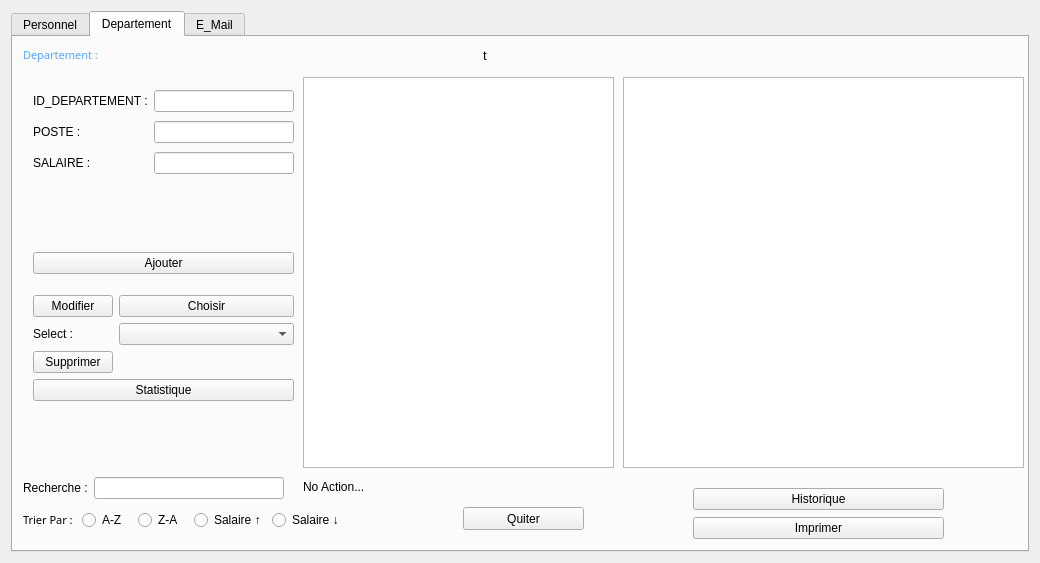
<?xml version="1.0" encoding="UTF-8"?>
<ui version="4.0">
 <class>Gestion_des_personnels</class>
 <widget class="QDialog" name="Gestion_des_personnels">
  <property name="geometry">
   <rect>
    <x>0</x>
    <y>0</y>
    <width>1040</width>
    <height>563</height>
   </rect>
  </property>
  <property name="windowTitle">
   <string>Dialog</string>
  </property>
  <property name="styleSheet">
   <string notr="true"/>
  </property>
  <layout class="QHBoxLayout" name="horizontalLayout">
   <item>
    <widget class="QTabWidget" name="tabWidget">
     <property name="styleSheet">
      <string notr="true"/>
     </property>
     <property name="currentIndex">
      <number>1</number>
     </property>
     <widget class="QWidget" name="tab">
      <attribute name="title">
       <string>Personnel</string>
      </attribute>
      <widget class="QTableView" name="tableView_per">
       <property name="geometry">
        <rect>
         <x>300</x>
         <y>30</y>
         <width>701</width>
         <height>281</height>
        </rect>
       </property>
      </widget>
      <widget class="QLabel" name="label">
       <property name="geometry">
        <rect>
         <x>10</x>
         <y>10</y>
         <width>81</width>
         <height>16</height>
        </rect>
       </property>
       <property name="font">
        <font>
         <family>Segoe MDL2 Assets</family>
         <pointsize>8</pointsize>
         <weight>50</weight>
         <italic>false</italic>
         <bold>false</bold>
        </font>
       </property>
       <property name="styleSheet">
        <string notr="true">color: rgb(85, 170, 255);</string>
       </property>
       <property name="text">
        <string>Personnel :</string>
       </property>
      </widget>
      <widget class="QTextBrowser" name="textBrowser_2">
       <property name="geometry">
        <rect>
         <x>680</x>
         <y>330</y>
         <width>321</width>
         <height>171</height>
        </rect>
       </property>
      </widget>
      <widget class="QLabel" name="label_21">
       <property name="geometry">
        <rect>
         <x>310</x>
         <y>320</y>
         <width>131</width>
         <height>16</height>
        </rect>
       </property>
       <property name="text">
        <string>No Action...</string>
       </property>
      </widget>
      <widget class="QWidget" name="layoutWidget">
       <property name="geometry">
        <rect>
         <x>10</x>
         <y>150</y>
         <width>261</width>
         <height>287</height>
        </rect>
       </property>
       <layout class="QGridLayout" name="gridLayout_3">
        <item row="9" column="1">
         <widget class="QLineEdit" name="duree_travail"/>
        </item>
        <item row="10" column="0">
         <widget class="QLabel" name="label_19">
          <property name="text">
           <string>ID_DEP :</string>
          </property>
         </widget>
        </item>
        <item row="1" column="1">
         <widget class="QLineEdit" name="specialite"/>
        </item>
        <item row="8" column="0">
         <widget class="QLabel" name="label_17">
          <property name="text">
           <string>Adresse_Email :</string>
          </property>
         </widget>
        </item>
        <item row="9" column="0">
         <widget class="QLabel" name="label_18">
          <property name="text">
           <string>Duree de travail :</string>
          </property>
         </widget>
        </item>
        <item row="0" column="1">
         <widget class="QLineEdit" name="cin">
          <property name="enabled">
           <bool>true</bool>
          </property>
         </widget>
        </item>
        <item row="6" column="0">
         <widget class="QLabel" name="label_15">
          <property name="text">
           <string>Telephone :</string>
          </property>
         </widget>
        </item>
        <item row="0" column="0">
         <widget class="QLabel" name="label_9">
          <property name="text">
           <string>CIN :</string>
          </property>
         </widget>
        </item>
        <item row="2" column="1">
         <widget class="QLineEdit" name="nom"/>
        </item>
        <item row="1" column="0">
         <widget class="QLabel" name="label_10">
          <property name="text">
           <string>Specialite :</string>
          </property>
         </widget>
        </item>
        <item row="7" column="1">
         <widget class="QLineEdit" name="age"/>
        </item>
        <item row="4" column="1">
         <widget class="QDateEdit" name="date_naiss"/>
        </item>
        <item row="8" column="1">
         <widget class="QLineEdit" name="adresse_mail"/>
        </item>
        <item row="3" column="0">
         <widget class="QLabel" name="label_12">
          <property name="text">
           <string>Prenom :</string>
          </property>
         </widget>
        </item>
        <item row="2" column="0">
         <widget class="QLabel" name="label_11">
          <property name="text">
           <string>Nom :</string>
          </property>
         </widget>
        </item>
        <item row="6" column="1">
         <widget class="QLineEdit" name="tel"/>
        </item>
        <item row="5" column="1">
         <widget class="QLineEdit" name="sexe"/>
        </item>
        <item row="4" column="0">
         <widget class="QLabel" name="label_13">
          <property name="text">
           <string>Date de naissance :</string>
          </property>
         </widget>
        </item>
        <item row="7" column="0">
         <widget class="QLabel" name="label_16">
          <property name="text">
           <string>Age :</string>
          </property>
         </widget>
        </item>
        <item row="3" column="1">
         <widget class="QLineEdit" name="prenom"/>
        </item>
        <item row="5" column="0">
         <widget class="QLabel" name="label_14">
          <property name="text">
           <string>Sexe :</string>
          </property>
         </widget>
        </item>
        <item row="10" column="1">
         <layout class="QHBoxLayout" name="horizontalLayout_7">
          <item>
           <widget class="QLineEdit" name="id_dep">
            <property name="enabled">
             <bool>false</bool>
            </property>
           </widget>
          </item>
          <item>
           <widget class="QComboBox" name="comboBox_2"/>
          </item>
         </layout>
        </item>
       </layout>
      </widget>
      <widget class="QWidget" name="layoutWidget">
       <property name="geometry">
        <rect>
         <x>10</x>
         <y>450</y>
         <width>261</width>
         <height>22</height>
        </rect>
       </property>
       <layout class="QHBoxLayout" name="horizontalLayout_4">
        <item>
         <widget class="QLabel" name="label_20">
          <property name="text">
           <string>Recherche :</string>
          </property>
         </widget>
        </item>
        <item>
         <widget class="QLineEdit" name="lineEdit_12"/>
        </item>
       </layout>
      </widget>
      <widget class="QWidget" name="layoutWidget">
       <property name="geometry">
        <rect>
         <x>10</x>
         <y>480</y>
         <width>294</width>
         <height>26</height>
        </rect>
       </property>
       <layout class="QHBoxLayout" name="horizontalLayout_6">
        <item>
         <widget class="QLabel" name="label_25">
          <property name="font">
           <font>
            <family>Segoe MDL2 Assets</family>
            <pointsize>8</pointsize>
            <weight>50</weight>
            <italic>false</italic>
            <bold>false</bold>
           </font>
          </property>
          <property name="text">
           <string>Trier Par : </string>
          </property>
         </widget>
        </item>
        <item>
         <widget class="QRadioButton" name="radioButton_5">
          <property name="text">
           <string>A-Z</string>
          </property>
         </widget>
        </item>
        <item>
         <widget class="QRadioButton" name="radioButton_8">
          <property name="text">
           <string>Z-A</string>
          </property>
         </widget>
        </item>
        <item>
         <widget class="QRadioButton" name="radioButton_4">
          <property name="text">
           <string>Horaire ↑</string>
          </property>
         </widget>
        </item>
        <item>
         <widget class="QRadioButton" name="radioButton_7">
          <property name="text">
           <string>Horaire ↓</string>
          </property>
         </widget>
        </item>
       </layout>
      </widget>
      <widget class="QLabel" name="photo">
       <property name="geometry">
        <rect>
         <x>10</x>
         <y>30</y>
         <width>261</width>
         <height>111</height>
        </rect>
       </property>
       <property name="frameShape">
        <enum>QFrame::Box</enum>
       </property>
       <property name="text">
        <string/>
       </property>
      </widget>
      <widget class="QLabel" name="chemin">
       <property name="geometry">
        <rect>
         <x>300</x>
         <y>10</y>
         <width>431</width>
         <height>16</height>
        </rect>
       </property>
       <property name="text">
        <string/>
       </property>
      </widget>
      <widget class="QWidget" name="layoutWidget">
       <property name="geometry">
        <rect>
         <x>300</x>
         <y>350</y>
         <width>361</width>
         <height>141</height>
        </rect>
       </property>
       <layout class="QGridLayout" name="gridLayout_5">
        <item row="1" column="0">
         <widget class="QPushButton" name="pushButton_15">
          <property name="text">
           <string>Ajouter image</string>
          </property>
         </widget>
        </item>
        <item row="1" column="2">
         <widget class="QPushButton" name="pushButton_9">
          <property name="text">
           <string>Modifier</string>
          </property>
         </widget>
        </item>
        <item row="0" column="0">
         <widget class="QPushButton" name="pushButton_7">
          <property name="text">
           <string>Ajouter</string>
          </property>
         </widget>
        </item>
        <item row="1" column="1">
         <widget class="QPushButton" name="pushButton_12">
          <property name="text">
           <string>Imprimer</string>
          </property>
         </widget>
        </item>
        <item row="2" column="0">
         <widget class="QPushButton" name="pushButton_8">
          <property name="text">
           <string>Supprimer</string>
          </property>
         </widget>
        </item>
        <item row="0" column="1">
         <widget class="QPushButton" name="pushButton_11">
          <property name="text">
           <string>Historique</string>
          </property>
         </widget>
        </item>
        <item row="0" column="2">
         <widget class="QPushButton" name="pushButton_16">
          <property name="text">
           <string>Modifier image</string>
          </property>
         </widget>
        </item>
        <item row="2" column="1">
         <layout class="QHBoxLayout" name="horizontalLayout_5">
          <item>
           <widget class="QPushButton" name="pushButton_10">
            <property name="text">
             <string>Choisir</string>
            </property>
           </widget>
          </item>
          <item>
           <widget class="QComboBox" name="comboBox"/>
          </item>
         </layout>
        </item>
        <item row="2" column="2">
         <widget class="QPushButton" name="pushButton_14">
          <property name="text">
           <string>Statistiques</string>
          </property>
         </widget>
        </item>
        <item row="3" column="1">
         <widget class="QPushButton" name="Quitrrre">
          <property name="text">
           <string>Quiter</string>
          </property>
         </widget>
        </item>
       </layout>
      </widget>
      <widget class="QLabel" name="time2">
       <property name="geometry">
        <rect>
         <x>930</x>
         <y>10</y>
         <width>91</width>
         <height>20</height>
        </rect>
       </property>
       <property name="font">
        <font>
         <pointsize>10</pointsize>
        </font>
       </property>
       <property name="text">
        <string>t</string>
       </property>
      </widget>
     </widget>
     <widget class="QWidget" name="tab_2">
      <attribute name="title">
       <string>Departement</string>
      </attribute>
      <widget class="QTableView" name="tableView_dep">
       <property name="geometry">
        <rect>
         <x>290</x>
         <y>40</y>
         <width>311</width>
         <height>391</height>
        </rect>
       </property>
       <property name="autoFillBackground">
        <bool>false</bool>
       </property>
      </widget>
      <widget class="QLabel" name="label_2">
       <property name="geometry">
        <rect>
         <x>10</x>
         <y>10</y>
         <width>101</width>
         <height>16</height>
        </rect>
       </property>
       <property name="font">
        <font>
         <family>Segoe MDL2 Assets</family>
         <pointsize>8</pointsize>
         <weight>50</weight>
         <italic>false</italic>
         <bold>false</bold>
        </font>
       </property>
       <property name="styleSheet">
        <string notr="true">color: rgb(85, 170, 255);</string>
       </property>
       <property name="text">
        <string>Departement :</string>
       </property>
      </widget>
      <widget class="QLabel" name="label_7">
       <property name="geometry">
        <rect>
         <x>290</x>
         <y>440</y>
         <width>161</width>
         <height>20</height>
        </rect>
       </property>
       <property name="text">
        <string>No Action...</string>
       </property>
      </widget>
      <widget class="QLabel" name="time">
       <property name="geometry">
        <rect>
         <x>470</x>
         <y>10</y>
         <width>91</width>
         <height>16</height>
        </rect>
       </property>
       <property name="font">
        <font>
         <pointsize>10</pointsize>
        </font>
       </property>
       <property name="text">
        <string>t</string>
       </property>
      </widget>
      <widget class="QTextBrowser" name="textBrowser">
       <property name="geometry">
        <rect>
         <x>610</x>
         <y>40</y>
         <width>401</width>
         <height>391</height>
        </rect>
       </property>
      </widget>
      <widget class="QWidget" name="layoutWidget">
       <property name="geometry">
        <rect>
         <x>20</x>
         <y>50</y>
         <width>261</width>
         <height>91</height>
        </rect>
       </property>
       <layout class="QGridLayout" name="gridLayout">
        <item row="0" column="1">
         <widget class="QLineEdit" name="ID_dep"/>
        </item>
        <item row="1" column="0">
         <widget class="QLabel" name="label_4">
          <property name="text">
           <string>POSTE :</string>
          </property>
         </widget>
        </item>
        <item row="1" column="1">
         <widget class="QLineEdit" name="Poste"/>
        </item>
        <item row="2" column="1">
         <widget class="QLineEdit" name="Salaire"/>
        </item>
        <item row="2" column="0">
         <widget class="QLabel" name="label_5">
          <property name="text">
           <string>SALAIRE :</string>
          </property>
         </widget>
        </item>
        <item row="0" column="0">
         <widget class="QLabel" name="label_3">
          <property name="text">
           <string>ID_DEPARTEMENT :</string>
          </property>
         </widget>
        </item>
       </layout>
      </widget>
      <widget class="QWidget" name="layoutWidget">
       <property name="geometry">
        <rect>
         <x>20</x>
         <y>200</y>
         <width>261</width>
         <height>181</height>
        </rect>
       </property>
       <layout class="QVBoxLayout" name="verticalLayout">
        <item>
         <widget class="QPushButton" name="pushButton">
          <property name="text">
           <string>Ajouter</string>
          </property>
         </widget>
        </item>
        <item>
         <layout class="QGridLayout" name="gridLayout_2">
          <item row="2" column="0">
           <widget class="QPushButton" name="pushButton_4">
            <property name="text">
             <string>Supprimer</string>
            </property>
           </widget>
          </item>
          <item row="0" column="0">
           <widget class="QPushButton" name="pushButton_2">
            <property name="text">
             <string>Modifier</string>
            </property>
           </widget>
          </item>
          <item row="2" column="1">
           <spacer name="horizontalSpacer">
            <property name="orientation">
             <enum>Qt::Horizontal</enum>
            </property>
            <property name="sizeHint" stdset="0">
             <size>
              <width>40</width>
              <height>20</height>
             </size>
            </property>
           </spacer>
          </item>
          <item row="1" column="1">
           <widget class="QComboBox" name="comboBox_suppdep"/>
          </item>
          <item row="1" column="0">
           <widget class="QLabel" name="label_8">
            <property name="text">
             <string>Select :</string>
            </property>
           </widget>
          </item>
          <item row="0" column="1">
           <widget class="QPushButton" name="pushButton_6">
            <property name="text">
             <string>Choisir</string>
            </property>
           </widget>
          </item>
          <item row="3" column="0" colspan="2">
           <widget class="QPushButton" name="pushButton_13">
            <property name="text">
             <string>Statistique</string>
            </property>
           </widget>
          </item>
         </layout>
        </item>
       </layout>
      </widget>
      <widget class="QWidget" name="layoutWidget">
       <property name="geometry">
        <rect>
         <x>10</x>
         <y>440</y>
         <width>261</width>
         <height>22</height>
        </rect>
       </property>
       <layout class="QHBoxLayout" name="horizontalLayout_2">
        <item>
         <widget class="QLabel" name="label_6">
          <property name="text">
           <string>Recherche :</string>
          </property>
         </widget>
        </item>
        <item>
         <widget class="QLineEdit" name="lineEdit_4"/>
        </item>
       </layout>
      </widget>
      <widget class="QWidget" name="layoutWidget">
       <property name="geometry">
        <rect>
         <x>10</x>
         <y>470</y>
         <width>321</width>
         <height>26</height>
        </rect>
       </property>
       <layout class="QHBoxLayout" name="horizontalLayout_3">
        <item>
         <widget class="QLabel" name="label_24">
          <property name="font">
           <font>
            <family>Segoe MDL2 Assets</family>
            <pointsize>8</pointsize>
            <weight>50</weight>
            <italic>false</italic>
            <bold>false</bold>
           </font>
          </property>
          <property name="text">
           <string>Trier Par : </string>
          </property>
         </widget>
        </item>
        <item>
         <widget class="QRadioButton" name="radioButton">
          <property name="text">
           <string>A-Z</string>
          </property>
         </widget>
        </item>
        <item>
         <widget class="QRadioButton" name="radioButton_2">
          <property name="text">
           <string>Z-A</string>
          </property>
         </widget>
        </item>
        <item>
         <widget class="QRadioButton" name="radioButton_3">
          <property name="text">
           <string>Salaire ↑</string>
          </property>
         </widget>
        </item>
        <item>
         <widget class="QRadioButton" name="radioButton_6">
          <property name="text">
           <string>Salaire ↓</string>
          </property>
         </widget>
        </item>
       </layout>
      </widget>
      <widget class="QWidget" name="layoutWidget">
       <property name="geometry">
        <rect>
         <x>680</x>
         <y>450</y>
         <width>251</width>
         <height>54</height>
        </rect>
       </property>
       <layout class="QVBoxLayout" name="verticalLayout_2">
        <item>
         <widget class="QPushButton" name="pushButton_3">
          <property name="text">
           <string>Historique</string>
          </property>
         </widget>
        </item>
        <item>
         <widget class="QPushButton" name="pushButton_5">
          <property name="text">
           <string>Imprimer</string>
          </property>
         </widget>
        </item>
       </layout>
      </widget>
      <widget class="QPushButton" name="Quiuiuiui">
       <property name="geometry">
        <rect>
         <x>450</x>
         <y>470</y>
         <width>121</width>
         <height>23</height>
        </rect>
       </property>
       <property name="text">
        <string>Quiter</string>
       </property>
      </widget>
     </widget>
     <widget class="QWidget" name="tab_3">
      <attribute name="title">
       <string>E_Mail</string>
      </attribute>
      <widget class="QWidget" name="layoutWidget">
       <property name="geometry">
        <rect>
         <x>130</x>
         <y>20</y>
         <width>671</width>
         <height>481</height>
        </rect>
       </property>
       <layout class="QGridLayout" name="gridLayout_4">
        <item row="0" column="0">
         <widget class="QLabel" name="label_22">
          <property name="font">
           <font>
            <family>Segoe MDL2 Assets</family>
            <pointsize>8</pointsize>
            <weight>50</weight>
            <italic>false</italic>
            <bold>false</bold>
           </font>
          </property>
          <property name="styleSheet">
           <string notr="true">background:none;</string>
          </property>
          <property name="text">
           <string>Smtp-server :</string>
          </property>
         </widget>
        </item>
        <item row="0" column="1" colspan="2">
         <widget class="QLineEdit" name="server">
          <property name="font">
           <font>
            <family>Segoe MDL2 Assets</family>
            <pointsize>8</pointsize>
            <weight>50</weight>
            <italic>false</italic>
            <bold>false</bold>
           </font>
          </property>
          <property name="styleSheet">
           <string notr="true"/>
          </property>
          <property name="text">
           <string>smtp.gmail.com</string>
          </property>
         </widget>
        </item>
        <item row="1" column="0">
         <widget class="QLabel" name="label_29">
          <property name="font">
           <font>
            <family>Segoe MDL2 Assets</family>
            <pointsize>8</pointsize>
            <weight>50</weight>
            <italic>false</italic>
            <bold>false</bold>
           </font>
          </property>
          <property name="styleSheet">
           <string notr="true">background:none;</string>
          </property>
          <property name="text">
           <string>Server port :</string>
          </property>
         </widget>
        </item>
        <item row="1" column="1" colspan="2">
         <widget class="QLineEdit" name="port">
          <property name="font">
           <font>
            <family>Segoe MDL2 Assets</family>
            <pointsize>8</pointsize>
            <weight>50</weight>
            <italic>false</italic>
            <bold>false</bold>
           </font>
          </property>
          <property name="styleSheet">
           <string notr="true"/>
          </property>
          <property name="text">
           <string>465</string>
          </property>
         </widget>
        </item>
        <item row="2" column="0">
         <widget class="QLabel" name="label_26">
          <property name="font">
           <font>
            <family>Segoe MDL2 Assets</family>
            <pointsize>8</pointsize>
            <weight>50</weight>
            <italic>false</italic>
            <bold>false</bold>
           </font>
          </property>
          <property name="styleSheet">
           <string notr="true">background:none;</string>
          </property>
          <property name="text">
           <string>Nom d'utilisateur (email) :</string>
          </property>
         </widget>
        </item>
        <item row="2" column="1" colspan="2">
         <widget class="QLineEdit" name="uname">
          <property name="font">
           <font>
            <family>Segoe MDL2 Assets</family>
            <pointsize>8</pointsize>
            <weight>50</weight>
            <italic>false</italic>
            <bold>false</bold>
           </font>
          </property>
          <property name="styleSheet">
           <string notr="true"/>
          </property>
         </widget>
        </item>
        <item row="3" column="0">
         <widget class="QLabel" name="label_27">
          <property name="font">
           <font>
            <family>Segoe MDL2 Assets</family>
            <pointsize>8</pointsize>
            <weight>50</weight>
            <italic>false</italic>
            <bold>false</bold>
           </font>
          </property>
          <property name="styleSheet">
           <string notr="true">background:none;</string>
          </property>
          <property name="text">
           <string>Mot de passe :</string>
          </property>
         </widget>
        </item>
        <item row="3" column="1" colspan="2">
         <widget class="QLineEdit" name="paswd">
          <property name="font">
           <font>
            <family>Segoe MDL2 Assets</family>
            <pointsize>8</pointsize>
            <weight>50</weight>
            <italic>false</italic>
            <bold>false</bold>
           </font>
          </property>
          <property name="styleSheet">
           <string notr="true"/>
          </property>
          <property name="inputMask">
           <string/>
          </property>
          <property name="echoMode">
           <enum>QLineEdit::Password</enum>
          </property>
         </widget>
        </item>
        <item row="4" column="0">
         <widget class="QLabel" name="label_28">
          <property name="font">
           <font>
            <family>Segoe MDL2 Assets</family>
            <pointsize>8</pointsize>
            <weight>50</weight>
            <italic>false</italic>
            <bold>false</bold>
           </font>
          </property>
          <property name="styleSheet">
           <string notr="true">background:none;</string>
          </property>
          <property name="text">
           <string>Destinataire :</string>
          </property>
         </widget>
        </item>
        <item row="4" column="1" colspan="2">
         <widget class="QComboBox" name="comboBox_mail">
          <property name="font">
           <font>
            <family>Arial</family>
            <pointsize>11</pointsize>
           </font>
          </property>
         </widget>
        </item>
        <item row="5" column="0">
         <widget class="QLabel" name="label_23">
          <property name="font">
           <font>
            <family>Segoe MDL2 Assets</family>
            <pointsize>8</pointsize>
            <weight>50</weight>
            <italic>false</italic>
            <bold>false</bold>
           </font>
          </property>
          <property name="styleSheet">
           <string notr="true">background:none;</string>
          </property>
          <property name="text">
           <string>Objet :</string>
          </property>
         </widget>
        </item>
        <item row="5" column="1" colspan="2">
         <widget class="QLineEdit" name="subject">
          <property name="font">
           <font>
            <family>Segoe MDL2 Assets</family>
            <pointsize>8</pointsize>
            <weight>50</weight>
            <italic>false</italic>
            <bold>false</bold>
           </font>
          </property>
          <property name="styleSheet">
           <string notr="true"/>
          </property>
         </widget>
        </item>
        <item row="6" column="1" colspan="2">
         <widget class="QPlainTextEdit" name="msg">
          <property name="font">
           <font>
            <family>Arial</family>
            <pointsize>11</pointsize>
           </font>
          </property>
          <property name="styleSheet">
           <string notr="true"/>
          </property>
         </widget>
        </item>
        <item row="7" column="1">
         <widget class="QPushButton" name="sendBtn">
          <property name="font">
           <font>
            <family>Segoe MDL2 Assets</family>
            <pointsize>8</pointsize>
            <weight>50</weight>
            <italic>false</italic>
            <bold>false</bold>
           </font>
          </property>
          <property name="text">
           <string>Envoyer</string>
          </property>
         </widget>
        </item>
        <item row="7" column="2">
         <widget class="QPushButton" name="exitBtn">
          <property name="font">
           <font>
            <family>Segoe MDL2 Assets</family>
            <pointsize>8</pointsize>
            <weight>50</weight>
            <italic>false</italic>
            <bold>false</bold>
           </font>
          </property>
          <property name="text">
           <string>Quitter</string>
          </property>
         </widget>
        </item>
       </layout>
      </widget>
      <widget class="QLabel" name="time3">
       <property name="geometry">
        <rect>
         <x>900</x>
         <y>30</y>
         <width>101</width>
         <height>20</height>
        </rect>
       </property>
       <property name="font">
        <font>
         <pointsize>10</pointsize>
        </font>
       </property>
       <property name="text">
        <string>t</string>
       </property>
      </widget>
     </widget>
    </widget>
   </item>
  </layout>
 </widget>
 <resources/>
 <connections/>
</ui>
